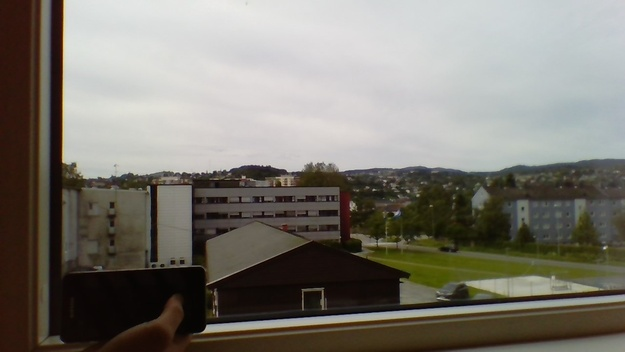
%> input picture epipolar_geometry/images/building.jpg, 625 x 352 px, shrunk from 1280 x 720 before the run
$ octave epiLines.m   (GNU Octave 9; MATLAB toolbox functions it lacks are replaced by stand-ins)
%> lines starting %> are read from the running program, lines starting %| are printed output that depends on the picture
### epipolar_geometry/extractF.m
% Performs image processing to estimate the fundamental matrix.
% Returns the fundamental matrix and the inliers found.
function [F,pts1,pts2] = extractF( im1, im2 )

im1 = rgb2gray( im1 );
im2 = rgb2gray( im2 );

% filter out noise
im1 = imgaussfilt( im1, 1 );
im2 = imgaussfilt( im2, 1 );

%% detect corresponding features
pt1 = detectSURFFeatures( im1 );
pt2 = detectSURFFeatures( im2 );

[ft1, validPt1] = extractFeatures( im1, pt1 );
[ft2, validPt2] = extractFeatures( im2, pt2 );

sharedIndex = matchFeatures( ft1, ft2 );

mtchPt1 = validPt1( sharedIndex(:,1), : );
mtchPt2 = validPt2( sharedIndex(:,2), : );


%% estimate fundamental matrix
[ F, inlierIndex ] = estimateFundamentalMatrix( mtchPt1, mtchPt2,...
                'Method','RANSAC','NumTrials',10000,'DistanceThreshold',1e-2 );
pts1 = mtchPt1( inlierIndex ).Location;
pts2 = mtchPt2( inlierIndex ).Location;

%showMatchedFeatures(im1, im2, mtchPt1(inlierIndex),mtchPt2(inlierIndex),'montage','PlotOptions',{'ro','go','y--'});


end

### epipolar_geometry/epiLines.m
% Estimates the fundamental matrix from a set of stereo images and plots
% the epipolar lines.
% NOTE: the fundamental matrix estimation is tricky and might place the epipole wrong.
% The results change for every run because of RANSAC.

close all
clear all

%% load images
% add two overlapping images here to see the effect of camera movement on epipolar lines.
imx = imread('images/building.jpg');
%> imx is the input picture: size 352x625x3 uint8; mean R, G, B 125, 121.4, 113.3
imxp = imread('images/building2.jpg');
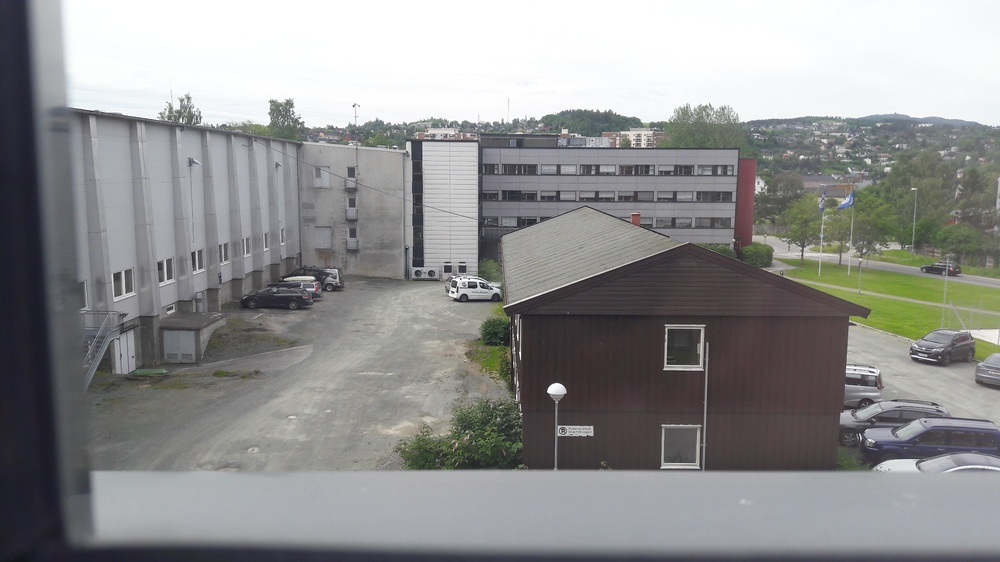
%> input picture epipolar_geometry/images/building2.jpg, 1000 x 562 px, shrunk from 2048 x 1152 before the run
%> imxp is the input picture: size 562x1000x3 uint8; mean R, G, B 144.5, 144.6, 144.5


%% estimate the fundamental matrix
[F,inliersX, inliersXP] = extractF(imx,imxp);
%> in extractF, `im1 = rgb2gray( im1 );`:
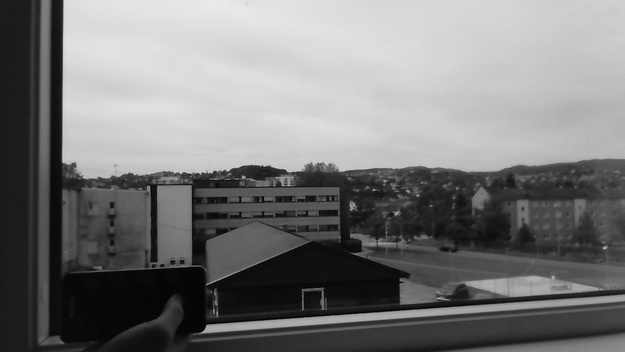
%> im1: size 352x625 uint8; min 0, max 235, mean 121.6
%> in extractF, `im2 = rgb2gray( im2 );`:
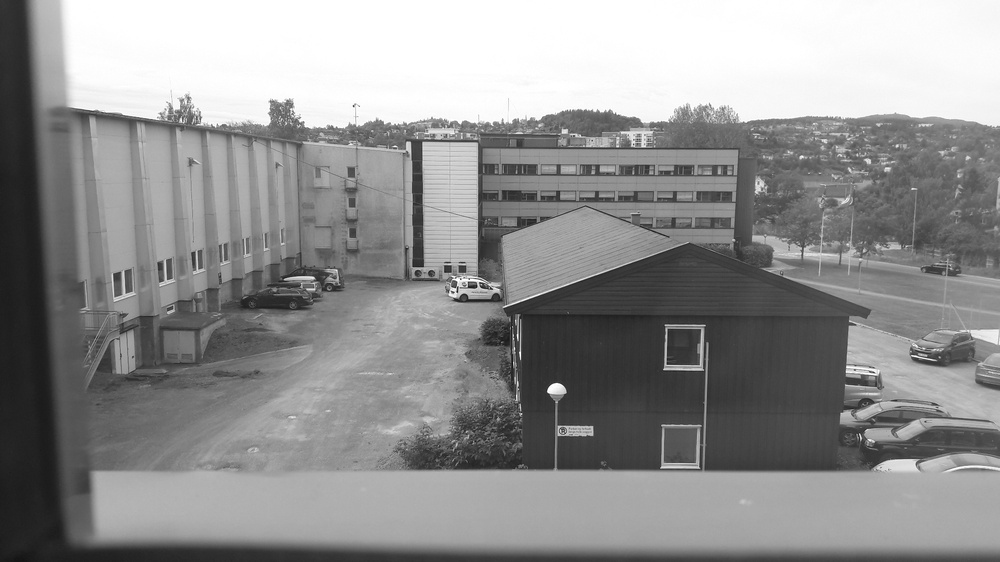
%> im2: size 562x1000 uint8; min 14, max 255, mean 144.6
%> the run ends on the next line
